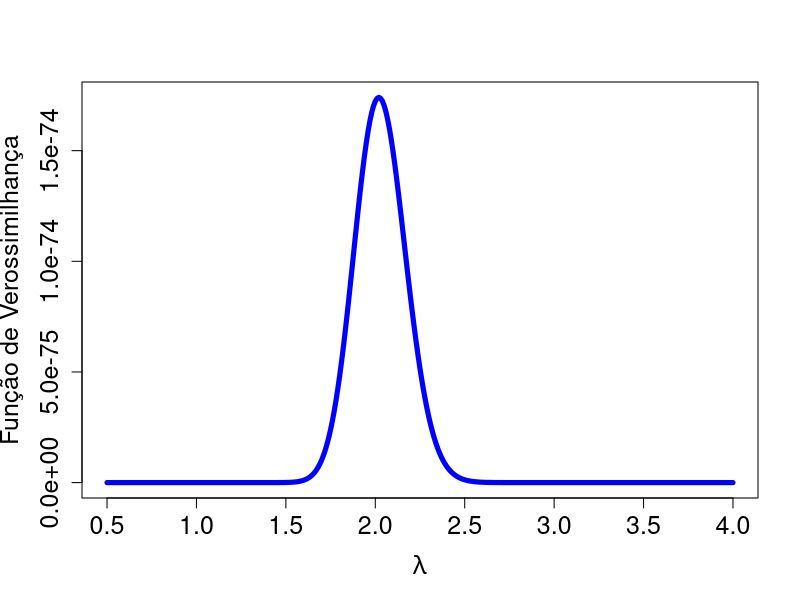
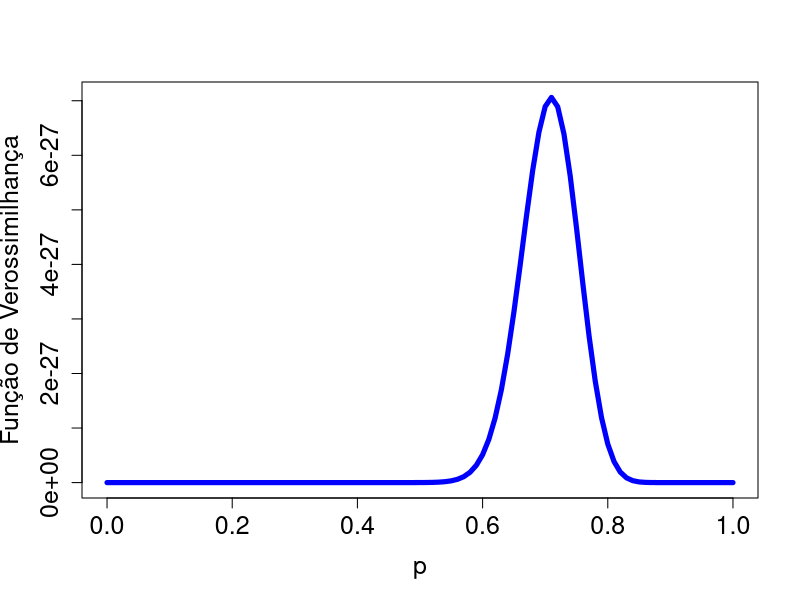
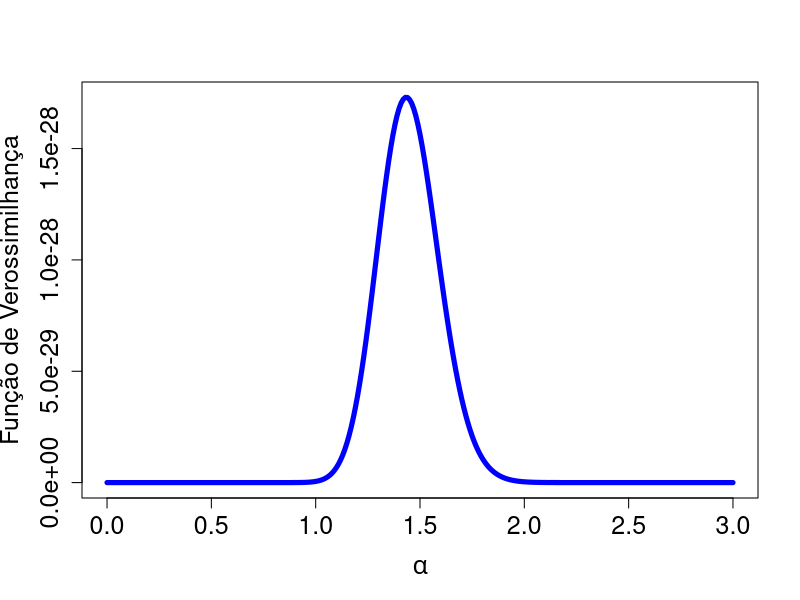

The R source for these figures, in order:
## ---- chunk 1
#| echo: false
#| eval: true

# Função de verossimilhança
verossimilhanca <- function(x, lambda){
  n <- length(x) # obtém o tamanho da amostra
  return( exp(-n*lambda) * lambda^sum(x) / prod(factorial(x)) )
}

set.seed(123)  # Para reprodutibilidade
n <- 100  # Tamanho da amostra
lambda <- 2  # lambda
amostra <- rpois(n, lambda)  # Gera uma amostra aleatória de Poisson

# Gráfico da função de verossimilhança para diferentes valores de lambda
lambda_valores <- seq(0.5, 4, by=0.01) # valores de lambda
L_valores <- verossimilhanca(amostra, lambda_valores) # respectiva verossimihança

plot(lambda_valores, L_valores, type="l", col="blue",  lwd = 5,
     xlab=expression(lambda), ylab="Função de Verossimilhança", cex.lab=1.5, cex.axis=1.5, cex.main=1.5)
## ---- chunk 2
#| echo: false
#| eval: true

# Parâmetro p (probabilidade de um cliente manter a assinatura)
p <- .7  # probabildiade de 70% de manter a assinartura

# Função de verossimilhança
verossimilhanca <- function(x, p){
  n <- length(x) # obtém o tamanho da amostra
  return( p^sum(x) * (1-p)^(n - sum(x)) )
}

set.seed(123)  # Para reprodutibilidade
n <- 100  # Tamanho da amostra
amostra <- rbinom(n, 1, p)  # Gera uma amostra aleatória da binomial

# Gráfico da função de verossimilhança para diferentes valores de lambda
p_valores <- seq(0, 1, by=0.01) # valores de lambda
L_valores <- verossimilhanca(amostra, p_valores) # verossimihança

plot(p_valores, L_valores, type="l", col="blue",  lwd=5,
     xlab="p", ylab="Função de Verossimilhança", cex.lab=1.5, 
     cex.axis=1.5)
## ---- chunk 3
#| echo: false
#| eval: true

# Parâmetro alpha 
alpha <- 1.5

# Função de verossimilhança
verossimilhanca <- function(x, alpha){
  n <- length(x) # obtém o tamanho da amostra
  return( alpha^n * exp(-alpha * sum(x)) )
}

set.seed(123)  # Para reprodutibilidade
n <- 100  # Tamanho da amostra
amostra <- rexp(n, alpha)  # Gera uma amostra aleatória da binomial

# Gráfico da função de verossimilhança para diferentes valores de lambda
alpha_valores <- seq(0, 3, by=0.01) # valores de lambda
L_valores <- verossimilhanca(amostra, alpha_valores) # verossimihança

plot(alpha_valores, L_valores, type="l", col="blue", lwd=5,
     xlab=expression(alpha), ylab="Função de Verossimilhança", cex.lab=1.5, cex.axis=1.5)
